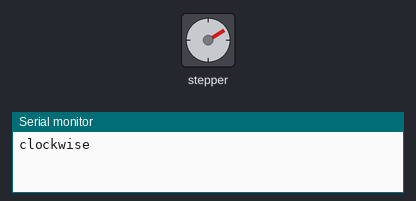
The sketch below on a simulated Arduino Uno, built with avr-gcc and run on an emulated ATmega328P. Parts: stepper motor, the last lines printed to the serial monitor. Stepper angles assume 200 steps per turn.

Above: at 0.16 s.
At 8.9 s:
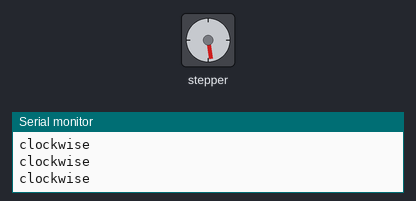
At 19.83 s:
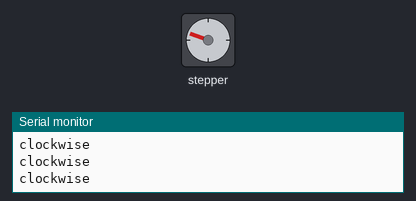
At 39.5 s:
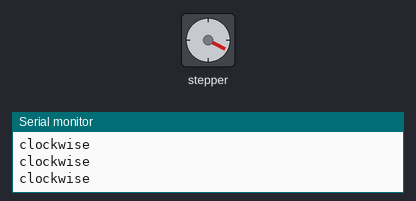
Timing chart, 0 to 40.0 s (numbered marks = the images above):
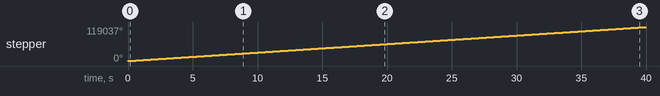

Measured:
- by itself, stepper: keeps turning clockwise at about 2977°/s

The sketch:

step_motor.ino
```cpp
// Include the Arduino Stepper Library
#include <Stepper.h>

// Number of steps per output rotation
const int stepsPerRevolution = 200;

// Create Instance of Stepper library
Stepper myStepper(stepsPerRevolution, 8, 9);


void setup()
{
  // set the speed at 60 rpm:
  myStepper.setSpeed(500);
  // initialize the serial port:
  Serial.begin(9600);
}

void loop()
{
  // step one revolution in one direction:
  Serial.println("clockwise");
  myStepper.step(stepsPerRevolution*5);
}
```
